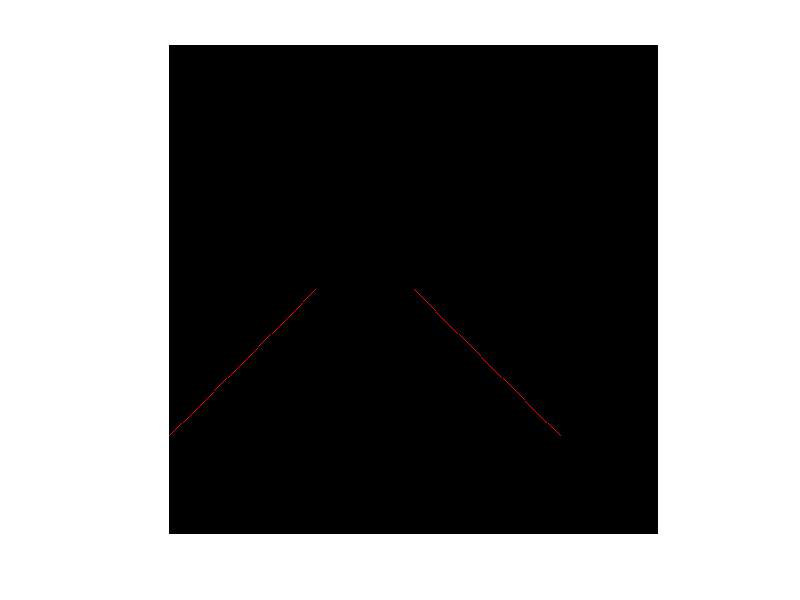

MATLAB code for this plot:
InputImg = zeros(500,500,3);
for i = 1:400
    if i>=251
        InputImg(i,i,1) = 1;
        InputImg(i,401-i,1) = 1;
    end
end
imshow(InputImg);

[EdgeImg, threshold]= edge(rgb2gray(InputImg),'canny');